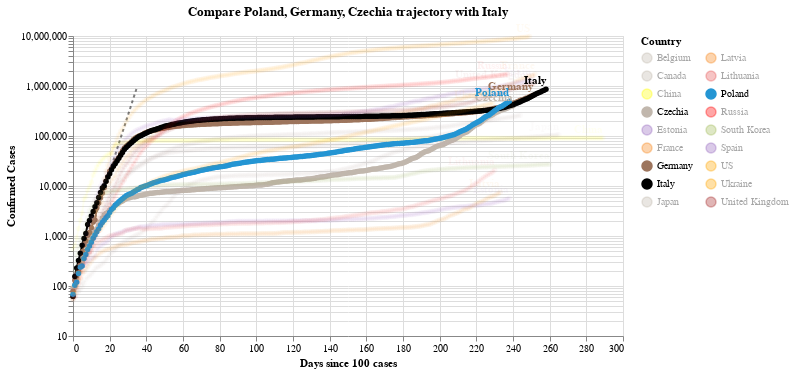

Notebook code for this chart:
### Code cell
#hide_input
chart2 = make_since_chart(dff2,['Poland', 'Germany', 'Czechia'], baseline_countries)
chart2

### Figure 1 — Vega-Lite specification as saved in the notebook (floating-point values rounded to 4 significant figures; data arrays with more than 128 entries replaced by an {"elided": "..."} marker saying what was removed)
{"config": {"view": {"continuousWidth": 400, "continuousHeight": 300}}, "layer": [{"data": {"name": "data-628230001892d6798b50651be41d1b3e"}, "mark": {"type": "line", "color": "black", "opacity": 0.5, "strokeDash": [3, 3]}, "encoding": {"x": {"type": "quantitative", "field": "Days since 100 cases"}, "y": {"type": "quantitative", "field": "Confirmed Cases"}}}, {"data": {"name": "data-8af60041e519f663675cdda6c8b4c58a"}, "mark": {"type": "line", "point": true}, "encoding": {"color": {"type": "nominal", "field": "Country", "legend": {"columns": 2}, "scale": {"domain": ["Belgium", "Canada", "China", "Czechia", "Estonia", "France", "Germany", "Italy", "Japan", "Latvia", "Lithuania", "Poland", "Russia", "South Korea", "Spain", "US", "Ukraine", "United Kingdom"], "range": ["#C1B7AD", "#C1B7AD", "yellow", "#C1B7AD", "#9467bd", "#F58518", "#9D755D", "black", "#C1B7AD", "#F58518", "#E45756", "#2495D3", "red", "#A1BA59", "#9467bd", "orange", "orange", "brown"]}}, "opacity": {"condition": {"value": 1, "selection": "selector002"}, "value": 0.05}, "tooltip": [{"type": "nominal", "field": "Country"}, {"type": "temporal", "field": "Date"}, {"type": "quantitative", "field": "Confirmed Cases"}, {"type": "quantitative", "field": "Days since 100 cases"}], "x": {"type": "quantitative", "field": "Days since 100 cases"}, "y": {"type": "quantitative", "field": "Confirmed Cases", "scale": {"type": "log"}}}, "selection": {"selector002": {"type": "multi", "fields": ["Country"], "bind": "legend", "init": [{"Country": "Poland"}, {"Country": "Germany"}, {"Country": "Czechia"}, {"Country": "Italy"}]}}, "width": 550}, {"data": {"name": "data-8af60041e519f663675cdda6c8b4c58a"}, "mark": {"type": "text", "align": "right", "dy": -8, "fontWeight": "bold"}, "encoding": {"color": {"type": "nominal", "field": "Country", "legend": {"columns": 2}, "scale": {"domain": ["Belgium", "Canada", "China", "Czechia", "Estonia", "France", "Germany", "Italy", "Japan", "Latvia", "Lithuania", "Poland", "Russia", "South Korea", "Spain", "US", "Ukraine", "United Kingdom"], "range": ["#C1B7AD", "#C1B7AD", "yellow", "#C1B7AD", "#9467bd", "#F58518", "#9D755D", "black", "#C1B7AD", "#F58518", "#E45756", "#2495D3", "red", "#A1BA59", "#9467bd", "orange", "orange", "brown"]}}, "opacity": {"condition": {"value": 1, "selection": "selector002"}, "value": 0.05}, "text": {"type": "nominal", "field": "Country"}, "tooltip": [{"type": "nominal", "field": "Country"}, {"type": "temporal", "field": "Date"}, {"type": "quantitative", "field": "Confirmed Cases"}, {"type": "quantitative", "field": "Days since 100 cases"}], "x": {"type": "quantitative", "field": "Days since 100 cases"}, "y": {"type": "quantitative", "field": "Confirmed Cases", "scale": {"type": "log"}}}, "transform": [{"filter": "(datum['Date'] >= 1604620800000)"}], "width": 550}], "title": "Compare Poland, Germany, Czechia trajectory with Italy", "$schema": "https://vega.github.io/schema/vega-lite/v4.8.1.json", "datasets": {"data-628230001892d6798b50651be41d1b3e": [{"Days since 100 cases": 0, "Confirmed Cases": 100.0}, {"Days since 100 cases": 1, "Confirmed Cases": 130.0}, {"Days since 100 cases": 2, "Confirmed Cases": 169.0}, {"Days since 100 cases": 3, "Confirmed Cases": 219.7}, {"Days since 100 cases": 4, "Confirmed Cases": 285.6}, {"Days since 100 cases": 5, "Confirmed Cases": 371.3}, {"Days since 100 cases": 6, "Confirmed Cases": 482.7}, {"Days since 100 cases": 7, "Confirmed Cases": 627.5}, {"Days since 100 cases": 8, "Confirmed Cases": 815.7}, {"Days since 100 cases": 9, "Confirmed Cases": 1060.0}, {"Days since 100 cases": 10, "Confirmed Cases": 1379.0}, {"Days since 100 cases": 11, "Confirmed Cases": 1792.0}, {"Days since 100 cases": 12, "Confirmed Cases": 2330.0}, {"Days since 100 cases": 13, "Confirmed Cases": 3029.0}, {"Days since 100 cases": 14, "Confirmed Cases": 3937.0}, {"Days since 100 cases": 15, "Confirmed Cases": 5119.0}, {"Days since 100 cases": 16, "Confirmed Cases": 6654.0}, {"Days since 100 cases": 17, "Confirmed Cases": 8650.0}, {"Days since 100 cases": 18, "Confirmed Cases": 11250.0}, {"Days since 100 cases": 19, "Confirmed Cases": 14620.0}, {"Days since 100 cases": 20, "Confirmed Cases": 19000.0}, {"Days since 100 cases": 21, "Confirmed Cases": 24710.0}, {"Days since 100 cases": 22, "Confirmed Cases": 32120.0}, {"Days since 100 cases": 23, "Confirmed Cases": 41750.0}, {"Days since 100 cases": 24, "Confirmed Cases": 54280.0}, {"Days since 100 cases": 25, "Confirmed Cases": 70560.0}, {"Days since 100 cases": 26, "Confirmed Cases": 91730.0}, {"Days since 100 cases": 27, "Confirmed Cases": 119300.0}, {"Days since 100 cases": 28, "Confirmed Cases": 155000.0}, {"Days since 100 cases": 29, "Confirmed Cases": 201500.0}, {"Days since 100 cases": 30, "Confirmed Cases": 262000.0}, {"Days since 100 cases": 31, "Confirmed Cases": 340600.0}, {"Days since 100 cases": 32, "Confirmed Cases": 442800.0}, {"Days since 100 cases": 33, "Confirmed Cases": 575600.0}, {"Days since 100 cases": 34, "Confirmed Cases": 748300.0}, {"Days since 100 cases": 35, "Confirmed Cases": 972800.0}], "data-8af60041e519f663675cdda6c8b4c58a": {"elided": "4479 records"}}}
